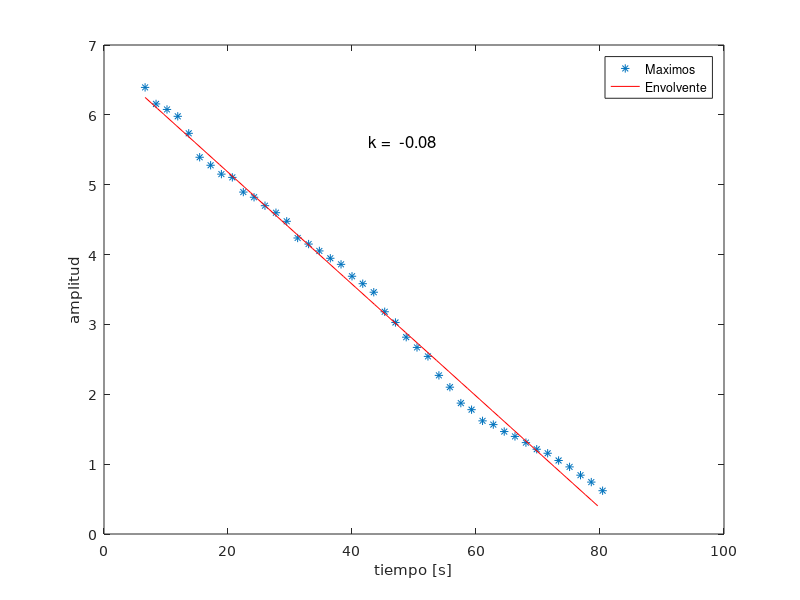
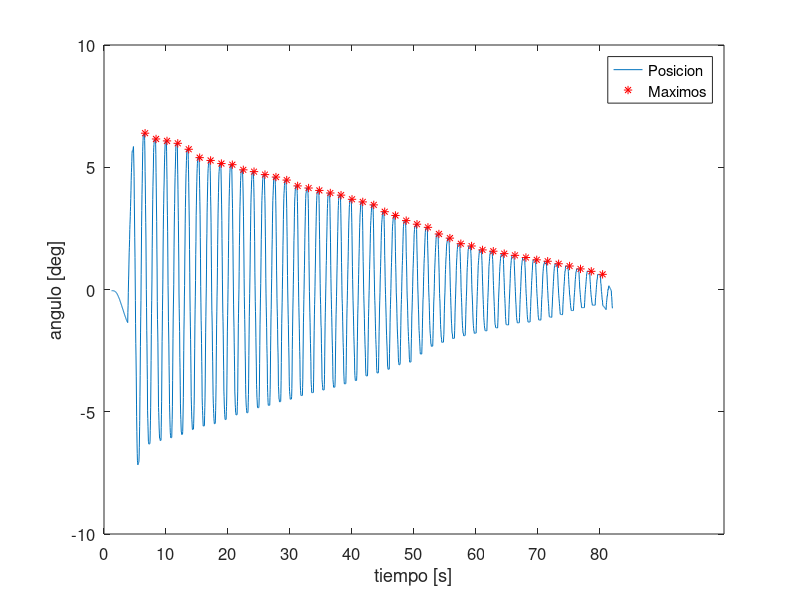
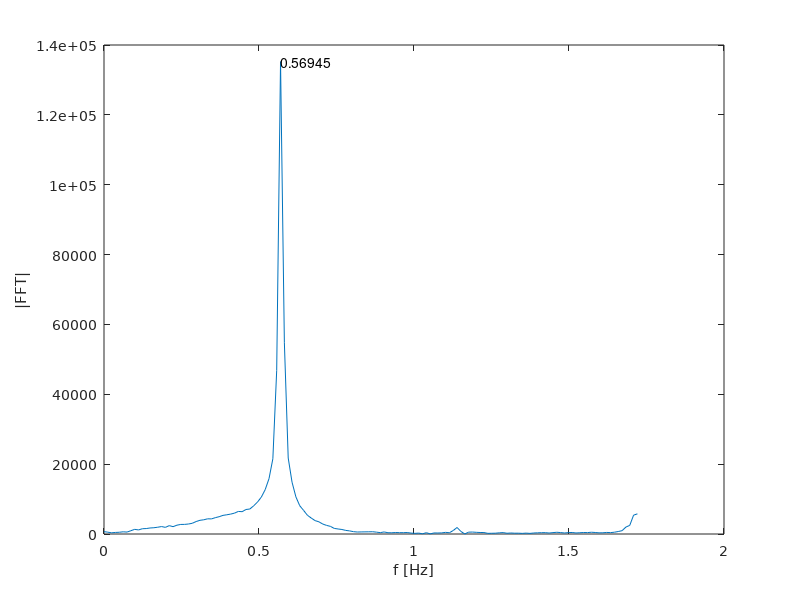

MATLAB code for these plots, in order:
clear all
%Leemos los datos del archivo y los guardamos en una matriz.
Datos = dlmread("./salida3.txt");
%Guardamos la primer columna, que tiene el tiempo en milisegundos
%en un vetor.
tiempo = Datos(:,1)/1000;
%Guardamos la segunda columna que tiene la posicion en "pasos".
ps = Datos(:,2);

%Convertimos Pasos a angulo en grados
DiamSmall = 2.2;
DiamBig = 83.0;
Ratio = DiamBig/DiamSmall;
Ranuras = 90;   %Raturas y espacios tapados. Raunuras solas son 45
ThetaPs = 360/Ranuras/Ratio;
ps = ps .* ThetaPs;

%Generamos un vector (kernel) para calcular la tendencia de la señal
%mediante la convolucion.
kern = hamming(151);
kern = kern / sum(kern);  %Normalizamos el kernel.

%Calculamos la tendencia de la señal.
psTend = conv(ps, kern, "same");

%Restamos la tendencia de la señal.
psNew = ps - psTend;

%Graficamos la señal en el tiempo.
figure(1)
plot(tiempo, psNew)

%Algortimo para buscar los maximos y los minimos de la señal
mx = -1000;
mn = 1000;
delta = 10*ThetaPs;
lookformax = 1;
mxpos = 0; mnpos = 0;
maxList=[]; %Lista de valores maximos
minList=[]; %Lista de valores minimos
maxPos=[];  %Posicion de los valores maximos
minPost=[]; %Posicion de los valores minimos
for i=125:numel(tiempo) %Descartamos los primeros valores.
  this = psNew(i);
  if this > mx, mx = this; mxpos = i; end
  if this < mn, mn = this; mnpos = i; end
  
  if lookformax
    if this < mx-delta
      mn = this; mnpos = i;
      lookformax = 0;
      maxList = [maxList; mx];
      maxPos = [maxPos; tiempo(i)];
    end  
  else
    if this > mn+delta
      mx = this; mxpos = i;
      lookformax = 1;
      minList = [minList; mn];
      minPos = [mnpos; tiempo(i)];
    end
  end
endfor

%Graficamos los valores maximos
hold on
plot(maxPos, maxList, "*r")
axTime = gca();
set(axTime, "xlabel", "tiempo [s]")
set(axTime, "xtick", [0:10:max(tiempo)]);
set(axTime, "ylabel", "angulo [deg]")
legend("Posicion", "Maximos")
hold off
set(gca, "fontsize", 12);
%print -dpdf "Figura1.pdf"
%print -dsvg "Figura1.png"

%Interpolacion de picos
newTime = min(maxPos):1:max(maxPos);
YI = interp1(maxPos, maxList, newTime);

%Buscamos la envolvente para calcular el coeficiente de amortiguamiento
%[alpha,c,rms] = expfit(1, newTime(1), 1, YI) %Ajuste exponencial
%Calculamos Tau
%Tau = (-1/alpha)  %Tau en segundos +log(c)

Coef = polyfit(newTime, YI, 1)
alpha = Coef(1);

figure(2)
plot(maxPos, maxList, "*")
axFit = gca();
set(axFit, "fontname", "DejaVuSans");

hold on
%envolvente = c * exp(alpha*newTime);
envolvente = Coef(2) + Coef(1)*newTime;
plot(newTime, envolvente, "-r");
xlabel("tiempo [s]")
ylabel("amplitud")
axTXT=text(newTime(numel(newTime)/2), max(envolvente)*0.9, "k = ");
set(axTXT, "fontsize", 12 )
axTXT=text(newTime(numel(newTime)/2) + 5, max(envolvente)*0.9, num2str(round(alpha*1000)/1000));
set(axTXT, "fontsize", 12 )
%axTXT=text(newTime(numel(newTime)/2), max(envolvente)*0.8, "Tau [s] = ");
set(axTXT, "fontsize", 12 )
%axTXT=text(newTime(numel(newTime)/2) + 14, max(envolvente)*0.8, num2str(round(Tau*100)/100));
set(axTXT, "fontsize", 12 )
legend("Maximos", "Envolvente");
hold off
print -dpdf "Figura2d.pdf"

%Analisis de Fourier
newTime = min(tiempo):1/1000:max(tiempo);
YII = interp1(tiempo, psNew, newTime);

t_sample = 1/1000; %En segundos
FS = 1/t_sample;
Fmax = FS/2;
FFT = abs(fft(YII));
df = Fmax/(numel(FFT)/2);
f=0:df:Fmax;
figure(3)
plot(f(1:140), FFT(1:140))
axFFT = gca();
set(axFFT, "fontname", "DejaVuSans");
xlabel("f [Hz]")
ylabel("|FFT|")
MaxFFT = find(FFT==max(FFT));
text(f(MaxFFT(1)), FFT(MaxFFT(1)), num2str(f(MaxFFT(1))))
%print -dpdf "Figura3.pdf"
%set(gca,"xlim",[0:100])
%plot(psTend)

